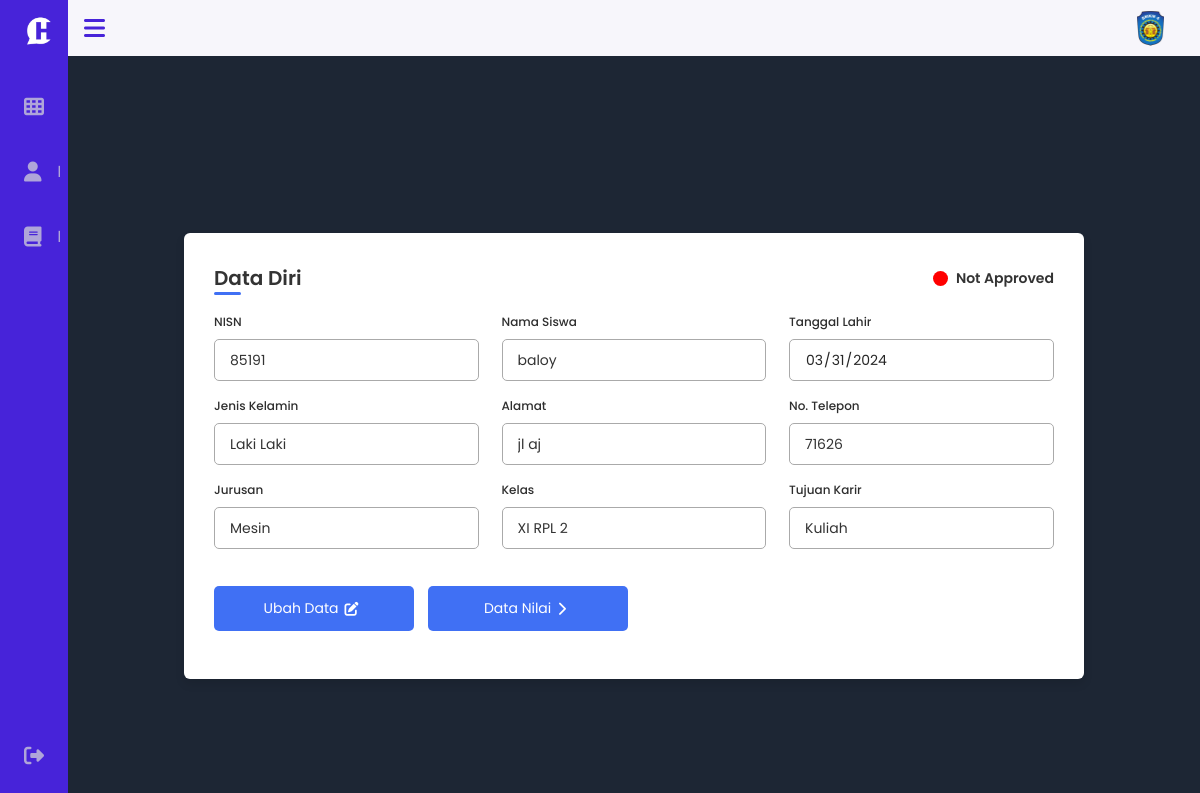
The page /views/user/data_diri.php (signed in) on the database its author committed.
### tables this page shows
CREATE TABLE `siswa` (
  `nisn` varchar(10) NOT NULL,
  `nama_siswa` varchar(255) NOT NULL,
  `tanggal_lahir` date NOT NULL,
  `jenis_kelamin` varchar(15) NOT NULL,
  `alamat` varchar(255) NOT NULL,
  `no_telp` varchar(20) NOT NULL,
  `kode_jurusan` varchar(10) NOT NULL,
  `id_kelas` int(11) NOT NULL,
  `id_karir` int(11) NOT NULL,
  `status_persetujuan` tinyint(1) NOT NULL DEFAULT 0
);

CREATE TABLE `jurusan` (
  `kode_jurusan` varchar(10) NOT NULL,
  `nama_jurusan` varchar(40) NOT NULL
);

CREATE TABLE `kelas` (
  `id_kelas` int(11) NOT NULL,
  `nama_kelas` varchar(40) NOT NULL
);

CREATE TABLE `karir` (
  `id_karir` int(11) NOT NULL,
  `tujuan_karir` varchar(30) NOT NULL
);

### views/user/data_diri.php (the view, shortened to what this page needs)
<?php
include '../../config/koneksi.php';
include '../../layout/user_sidebar.php';
if(isset($_SESSION['status']) && $_SESSION['status'] === "login") {
    $nisn = $_SESSION['nisn'];
    $query = mysqli_query($koneksi, "SELECT siswa.*, jurusan.nama_jurusan, karir.tujuan_karir, kelas.nama_kelas
    FROM siswa
    LEFT JOIN jurusan ON siswa.kode_jurusan = jurusan.kode_jurusan
    LEFT JOIN karir ON siswa.id_karir = karir.id_karir
    LEFT JOIN kelas ON siswa.id_kelas = kelas.id_kelas
    WHERE siswa.nisn='$nisn'");
    $data_exists = mysqli_num_rows($query) > 0;
    if ($data_exists) {
        $data = mysqli_fetch_array($query);
        $nisn = $data['nisn'];
        $nama_siswa = $data['nama_siswa'];
        $tanggal_lahir = $data['tanggal_lahir'];
        $jenis_kelamin = $data['jenis_kelamin'];
        $alamat = $data['alamat'];
        $no_telp = $data['no_telp'];
        $nama_jurusan = $data['nama_jurusan'];
        $nama_kelas = $data['nama_kelas'];
        $tujuan_karir = $data['tujuan_karir'];
        $status_persetujuan = $data['status_persetujuan'];
    }
}
?>
<!DOCTYPE html>
<html lang="en">
<head>
    <link rel="stylesheet" href="../.././assets/css/user/datadiri.css">
    <link rel="stylesheet" href="../.././assets/css/sidebar.css">
    <link rel="stylesheet" href="../.././assets/css/sweetalert2.min.css">
    <link rel="stylesheet" href="https://cdnjs.cloudflare.com/ajax/libs/font-awesome/6.5.1/css/all.min.css">
</head>
<body>
    <div class="container">
        <header>Data Diri
            <?php if ($data_exists): ?>
            <span class="status-container <?php echo $status_persetujuan == 1 ? 'status-approved' : 'status-not-approved'; ?>">
                <span class="status-indicator"></span>
                <span class="status-text">
                    <?php echo $status_persetujuan == 1 ? 'Approved' : 'Not Approved'; ?>
                </span>
            </span>
            <?php endif; ?>
        </header>
        <?php if ($data_exists): ?>
        <form>
            <div class="form first">
                <div class="details personal">
                    <div class="fields">
                        <div class="input-field">
                            <label for="nisn">NISN</label>
                            <input type="text" id="nisn" name="nisn" value="<?php echo $nisn; ?>" readonly>
                        </div>
                        <div class="input-field">
                            <label for="nama_siswa">Nama Siswa</label>
                            <input type="text" id="nama_siswa" name="nama_siswa" value="<?php echo $nama_siswa; ?>" readonly>
                        </div>
                        <div class="input-field">
                            <label for="tanggal_lahir">Tanggal Lahir</label>
                            <input type="date" id="tanggal_lahir" name="tanggal_lahir" value="<?php echo $tanggal_lahir; ?>" readonly>
                        </div>
                        <div class="input-field">
                            <label for="jenis_kelamin">Jenis Kelamin</label>
                            <input type="text" id="jenis_kelamin" name="jenis_kelamin" value="<?php echo $jenis_kelamin; ?>" readonly>
                        </div>
                        <div class="input-field">
                            <label for="alamat">Alamat</label>
                            <input type="text" id="alamat" name="alamat" value="<?php echo $alamat; ?>" readonly>
                        </div>
                        <div class="input-field">
                            <label for="no_telp">No. Telepon</label>
                            <input type="text" id="no_telp" name="no_telp" value="<?php echo $no_telp; ?>" readonly>
                        </div>
                        <div class="input-field">
                            <label for="jurusan">Jurusan</label>
                            <input type="text" id="nama_jurusan" name="nama_jurusan" value="<?php echo $nama_jurusan; ?>" readonly>
                        </div>
                        <div class="input-field">
                            <label for="kelas">Kelas</label>
                            <input type="text" id="kelas" name="kelas" value="<?php echo $nama_kelas; ?>" readonly>
                        </div>
                        <div class="input-field">
                            <label for="tujuan_karir">Tujuan Karir</label>
                            <input type="text" id="tujuan_karir" name="tujuan_karir" value="<?php echo $tujuan_karir; ?>" readonly>
                        </div>
                    </div>
                </div>
                <div class="button">
                    <div class="buttons">
                        <a href="ubah_data_diri.php" class="navBtn">
                            <span class="btnText">Ubah Data</span>
                            <i class="fas fa-pen-to-square"></i>
                        </a>
                        <a href="data_nilai.php" class="navBtn">
                            <span class="btnText">Data Nilai</span>
                            <i class="fas fa-chevron-right"></i>
                        </a>
                    </div>
                </div>
            </div>
        </form>
        <?php endif; ?>
</body>
</html>

### assets/css/sidebar.css (style rules this page uses)
:root { --header-height: 3rem; --nav-width: 68px; --first-color: #4723D9; --first-color-light: #AFA5D9; --white-color: #F7F6FB; --body-font: 'Poppins', sans-serif; --normal-font-size: 1rem; --z-fixed: 100; }
body { position: relative; margin: var(--header-height) 0 0 0; padding: 0 1rem; font-family: var(--body-font); font-size: var(--normal-font-size); transition: .5s; }
a { text-decoration: none; font-weight: 600; }
@media screen and (min-width: 768px) { body { margin: calc(var(--header-height) + 1rem) 0 0 0; padding-left: calc(var(--nav-width) + 2rem); } }
@media screen and (min-width: 576px) { body { margin: calc(var(--header-height) + 0.5rem) 0 0 0; padding-left: calc(var(--nav-width) + 1rem); } }

### assets/css/user/datadiri.css (style rules this page uses)
* { margin: 0; padding: 0; box-sizing: border-box; font-family: 'Poppins', sans-serif; }
body { min-height: 100vh; display: flex; align-items: center; justify-content: center; background-color: #1d2634; }
.container { position: relative; max-width: 900px; width: 100%; border-radius: 6px; padding: 30px; margin: 0 15px; background-color: #fff; box-shadow: 0 5px 10px rgba(0,0,0,0.1); }
.container header { position: relative; font-size: 20px; font-weight: 600; color: #333; display: flex; justify-content: space-between; align-items: center; }
.container header::before { content: ""; position: absolute; left: 0; bottom: -2px; height: 3px; width: 27px; border-radius: 8px; background-color: #4070f4; }
.status-container { display: flex; align-items: center; }
.status-indicator { display: inline-block; width: 15px; height: 15px; border-radius: 50%; margin-right: 8px; }
.status-not-approved .status-indicator { background-color: red; }
.status-text { font-size: 14px; }
.container form { position: relative; margin-top: 16px; height: 340px; background-color: #fff; overflow: hidden; }
.container form .form { position: absolute; background-color: #fff; transition: 0.3s ease; }
.container form .fields { display: flex; align-items: center; justify-content: space-between; flex-wrap: wrap; }
form .fields .input-field { display: flex; width: calc(100% / 3 - 15px); flex-direction: column; margin: 4px 0; }
.input-field label, .input-field-nilai label { font-size: 12px; font-weight: 500; color: #2e2e2e; }
.input-field input, .input-field-nilai input ,select { outline: none; font-size: 14px; font-weight: 400; color: #333; border-radius: 5px; border: 1px solid #aaa; padding: 0 15px; height: 42px; margin: 8px 0; }
.input-field select, .input-field input[type="date"] { color: #272727; }
.container form button, .navBtn, .sendBtn, .inputBtn, .backBtn { display: flex; align-items: center; justify-content: center; height: 45px; max-width: 200px; width: 100%; border: none; outline: none; color: #fff; border-radius: 5px; margin: 25px 0; background-color: #4070f4; transition: all 0.3s linear; cursor: pointer; }
.container form .btnText, .sendBtn, .inputBtn, .navBtn, .backBtn { font-size: 14px; font-weight: 400; }
form button i, form .navBtn i, form .sendBtn i, form .backBtn i { margin: 0 6px; }
form .buttons { display: flex; align-items: center; }
form .buttons button , .navBtn, .sendBtn, .backBtn { margin-right: 14px; }

### rows shown on the page
siswa: nisn "85191", nama_siswa "baloy", tanggal_lahir "03/31/2024", jenis_kelamin "Laki Laki", alamat "jl aj", no_telp "71626", nama_jurusan "Mesin", kelas "XI RPL 2", tujuan_karir "Kuliah"
